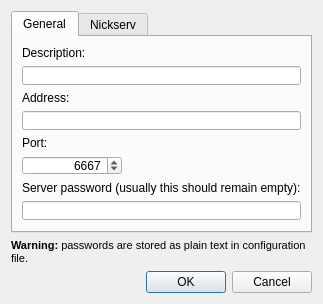
<?xml version="1.0" encoding="UTF-8"?>
<ui version="4.0">
 <class>CFGIRCDefineNetworkDialog</class>
 <widget class="QDialog" name="CFGIRCDefineNetworkDialog">
  <property name="geometry">
   <rect>
    <x>0</x>
    <y>0</y>
    <width>293</width>
    <height>302</height>
   </rect>
  </property>
  <property name="windowTitle">
   <string>Define IRC Network</string>
  </property>
  <layout class="QVBoxLayout" name="verticalLayout">
   <item>
    <widget class="QTabWidget" name="tabWidget">
     <property name="currentIndex">
      <number>0</number>
     </property>
     <widget class="QWidget" name="tab">
      <attribute name="title">
       <string>General</string>
      </attribute>
      <layout class="QVBoxLayout" name="verticalLayout_2">
       <item>
        <widget class="QLabel" name="label_1">
         <property name="text">
          <string>Description:</string>
         </property>
        </widget>
       </item>
       <item>
        <widget class="QLineEdit" name="leDescription"/>
       </item>
       <item>
        <widget class="QLabel" name="label_2">
         <property name="text">
          <string>Address:</string>
         </property>
        </widget>
       </item>
       <item>
        <widget class="QLineEdit" name="leAddress"/>
       </item>
       <item>
        <widget class="QLabel" name="label">
         <property name="text">
          <string>Port:</string>
         </property>
        </widget>
       </item>
       <item>
        <layout class="QHBoxLayout" name="horizontalLayout_2">
         <item>
          <widget class="QSpinBox" name="spinPort">
           <property name="minimumSize">
            <size>
             <width>100</width>
             <height>0</height>
            </size>
           </property>
           <property name="alignment">
            <set>Qt::AlignRight|Qt::AlignTrailing|Qt::AlignVCenter</set>
           </property>
           <property name="maximum">
            <number>65535</number>
           </property>
           <property name="value">
            <number>6667</number>
           </property>
          </widget>
         </item>
         <item>
          <spacer name="horizontalSpacer">
           <property name="orientation">
            <enum>Qt::Horizontal</enum>
           </property>
           <property name="sizeHint" stdset="0">
            <size>
             <width>40</width>
             <height>20</height>
            </size>
           </property>
          </spacer>
         </item>
        </layout>
       </item>
       <item>
        <widget class="QLabel" name="label_3">
         <property name="text">
          <string>Server password (usually this should remain empty):</string>
         </property>
        </widget>
       </item>
       <item>
        <widget class="QLineEdit" name="leServerPassword">
         <property name="echoMode">
          <enum>QLineEdit::Password</enum>
         </property>
        </widget>
       </item>
      </layout>
     </widget>
     <widget class="QWidget" name="tab_2">
      <attribute name="title">
       <string>Nickserv</string>
      </attribute>
      <layout class="QVBoxLayout" name="verticalLayout_3">
       <item>
        <widget class="QLabel" name="label_5">
         <property name="text">
          <string>Nickserv password:</string>
         </property>
        </widget>
       </item>
       <item>
        <widget class="QLineEdit" name="leNickservPassword">
         <property name="echoMode">
          <enum>QLineEdit::Password</enum>
         </property>
        </widget>
       </item>
       <item>
        <widget class="QLabel" name="label_6">
         <property name="text">
          <string>Nickserv command:</string>
         </property>
         <property name="wordWrap">
          <bool>true</bool>
         </property>
        </widget>
       </item>
       <item>
        <widget class="QLineEdit" name="leNickservCommand">
         <property name="text">
          <string>/privmsg nickserv identify %1</string>
         </property>
        </widget>
       </item>
       <item>
        <spacer name="verticalSpacer_2">
         <property name="orientation">
          <enum>Qt::Vertical</enum>
         </property>
         <property name="sizeHint" stdset="0">
          <size>
           <width>20</width>
           <height>40</height>
          </size>
         </property>
        </spacer>
       </item>
       <item>
        <widget class="QLabel" name="label_7">
         <property name="text">
          <string>&lt;!DOCTYPE HTML PUBLIC &quot;-//W3C//DTD HTML 4.0//EN&quot; &quot;http://www.w3.org/TR/REC-html40/strict.dtd&quot;&gt;
&lt;html&gt;&lt;head&gt;&lt;meta name=&quot;qrichtext&quot; content=&quot;1&quot; /&gt;&lt;style type=&quot;text/css&quot;&gt;
p, li { white-space: pre-wrap; }
&lt;/style&gt;&lt;/head&gt;&lt;body style=&quot; font-family:'MS Shell Dlg 2'; font-size:8.25pt; font-weight:400; font-style:normal;&quot;&gt;
&lt;p style=&quot; margin-top:0px; margin-bottom:0px; margin-left:0px; margin-right:0px; -qt-block-indent:0; text-indent:0px;&quot;&gt;&lt;span style=&quot; font-size:8pt;&quot;&gt;%1 is substituted with nickserv password.&lt;/span&gt;&lt;/p&gt;
&lt;p style=&quot; margin-top:0px; margin-bottom:0px; margin-left:0px; margin-right:0px; -qt-block-indent:0; text-indent:0px;&quot;&gt;&lt;span style=&quot; font-size:8pt;&quot;&gt;Usually nickserv command shouldn't be changed.&lt;/span&gt;&lt;/p&gt;&lt;/body&gt;&lt;/html&gt;</string>
         </property>
         <property name="wordWrap">
          <bool>true</bool>
         </property>
        </widget>
       </item>
      </layout>
     </widget>
    </widget>
   </item>
   <item>
    <widget class="QLabel" name="label_4">
     <property name="text">
      <string>&lt;!DOCTYPE HTML PUBLIC &quot;-//W3C//DTD HTML 4.0//EN&quot; &quot;http://www.w3.org/TR/REC-html40/strict.dtd&quot;&gt;
&lt;html&gt;&lt;head&gt;&lt;meta name=&quot;qrichtext&quot; content=&quot;1&quot; /&gt;&lt;style type=&quot;text/css&quot;&gt;
p, li { white-space: pre-wrap; }
&lt;/style&gt;&lt;/head&gt;&lt;body style=&quot; font-family:'MS Shell Dlg 2'; font-size:8.25pt; font-weight:400; font-style:normal;&quot;&gt;
&lt;p style=&quot; margin-top:0px; margin-bottom:0px; margin-left:0px; margin-right:0px; -qt-block-indent:0; text-indent:0px;&quot;&gt;&lt;span style=&quot; font-size:8pt; font-weight:600;&quot;&gt;Warning:&lt;/span&gt;&lt;span style=&quot; font-size:8pt;&quot;&gt; passwords are stored as plain text in configuration file.&lt;/span&gt;&lt;/p&gt;&lt;/body&gt;&lt;/html&gt;</string>
     </property>
     <property name="wordWrap">
      <bool>true</bool>
     </property>
    </widget>
   </item>
   <item>
    <spacer name="verticalSpacer">
     <property name="orientation">
      <enum>Qt::Vertical</enum>
     </property>
     <property name="sizeHint" stdset="0">
      <size>
       <width>20</width>
       <height>40</height>
      </size>
     </property>
    </spacer>
   </item>
   <item>
    <widget class="QDialogButtonBox" name="buttonBox">
     <property name="standardButtons">
      <set>QDialogButtonBox::Cancel|QDialogButtonBox::Ok</set>
     </property>
    </widget>
   </item>
  </layout>
 </widget>
 <resources/>
 <connections/>
</ui>
